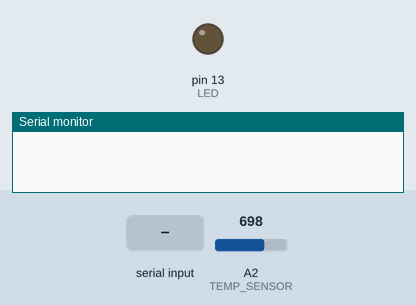
Recording of a sketch running on a simulated Arduino Uno, built with avr-gcc and run on an emulated ATmega328P. Parts: output pins drawn as LEDs (lit = HIGH), the last lines printed to the serial monitor. Dashed ring = blinking. The test bench sets the inputs (shaded band); at power-on: A2 (TEMP_SENSOR) = 698. EEPROM starts erased.

Above: at 0.1 s.
At 1.53 s:
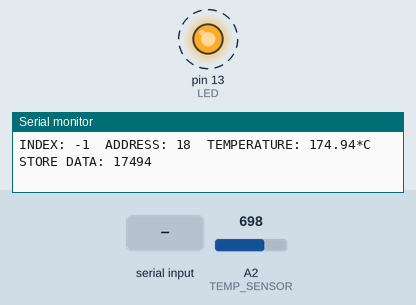
1.7 s: byte 115 (START) received over Serial
4.7 s: byte 112 (PAUSE) received over Serial
7.7 s: byte 114 (RESET) received over Serial
10.7 s: byte 119 (READ_DATA) received over Serial
Timing chart, 0 to 14.7 s (numbered marks = the images above; inputs shaded):
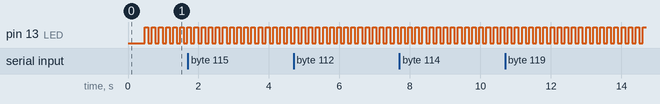

Measured:
- by itself, pin 13 (LED): alternates HIGH for 0.10 s and LOW for 0.10 s

The sketch:

wearable_arduino_lilypad.ino
```cpp
#include <EEPROM.h>

//Pins
#define TEMP_SENSOR A2
#define LED 13


//Normalization Conxsstants
#define ZERO -0.5
#define SLOPE 0.01
#define BUFFER_SIZE 200
#define CORRECTION 0

//Alarm
#define THRESHOLD 30.0
#define HIGH_THRESHOLD 34.0

#define NORMAL_RATE 2000
#define ALARM_RATE 500
#define HIGH_RATE 100

//Store Data
#define STORE_RATE_SECOND 1
#define STORE_MAX_ELEMENT 500
#define STORE_INDEX 0
#define START_STORAGE 10
#define STORAGE_INDEX_ADDR 0


//Command
#define RESET 'r'
#define START 's'
#define PAUSE 'p'
#define READ_DATA 'w'

//Flow
bool execute = true;

//Avg variables
const int avgValueNumber = BUFFER_SIZE;
float readings[avgValueNumber];
int readIndex = 0;
float total = 0;

void setup() {
  //Start serial
  Serial.begin(57600);


  //Define analog reference
  analogReference(INTERNAL);

  //Define digital pin
  pinMode(LED, OUTPUT);
  //digitalWrite(LED, HIGH);

  //Reset memory for avg value
  for (int thisReading = 0; thisReading < avgValueNumber; thisReading++) {
    float analogValue = readAnalogTemp();
    readings[thisReading] = analogValue;
    total = total + analogValue;
  }

}


void loop() {
  commandExecutor() ;
  float avg = readAnalogAvgTemp();

  int blink_rate = NORMAL_RATE;
  if (avg >= HIGH_THRESHOLD) {
    blink_rate = HIGH_RATE;
  } else if (avg >= THRESHOLD) {
    blink_rate = ALARM_RATE;
  }

  blink(blink_rate);

  if (execute) {
    storeData(avg);
  }
}


void commandExecutor() {
  if (Serial.available() > 0) {
    char command = Serial.read();
    switch (command) {
      case START:
        execute = true;
        Serial.println("Start acquisition");
        break;
      case PAUSE:
        Serial.println("Stop acquisition");
        execute = false;
        break;
      case RESET:
        resetData();
        Serial.println("Reset acquisition");
        break;
      case READ_DATA:
        readData();
        Serial.println("Read Data");
    }
  }
}

void readData() {
  int storage_index = 0;
  EEPROM.get(STORAGE_INDEX_ADDR, storage_index);
  Serial.print("Stored: ");
  Serial.print(storage_index);
  Serial.println(" data");
  Serial.println("");
  Serial.println("--------------------------");
  for (int i = 0; i < storage_index; i++) {
    int address = (i + START_STORAGE) * sizeof(int);
    int value = 0;
    EEPROM.get(address, value);
    float float_value = (((float)value) / 100.0);

    Serial.print("DATA INDEX:");
    Serial.print(i);
    Serial.print("\tADDRESS:");
    Serial.print(address);
    Serial.print("\tVALUE: ");
    Serial.print(value);
    Serial.print("\tTEMPERATURE: ");
    Serial.print(float_value);
    Serial.println("*C");
  }
  Serial.println("--------------------------");
  Serial.println("");
}

void resetData() {
  EEPROM.put(STORAGE_INDEX_ADDR,(int) 0);
}

//Store temperature
void storeData(float data) {
  static unsigned long previousMillis = 0;
  static int interval = STORE_RATE_SECOND * 1000;

  int storage_index = 0;
  EEPROM.get(STORAGE_INDEX_ADDR, storage_index);

  //If Memory is Full
  if (storage_index > STORE_MAX_ELEMENT) {
    Serial.println("MEMORY IS FULL");
    return;
  }

  unsigned long currentMillis = millis();

  if (currentMillis - previousMillis >= interval) {
    //Add data in storage
    previousMillis = currentMillis;

    //Calculate address in eeprom
    int address = (storage_index + START_STORAGE) * sizeof(int);
    //Normalize data
    int storage_data = (int)(data * 100);
    //Storage data
    Serial.print("INDEX: ");
    Serial.print(storage_index);
    Serial.print("\tADDRESS: ");
    Serial.print(address);
    Serial.print("\tTEMPERATURE: ");
    Serial.print(data);
    Serial.print("*C");
    Serial.print("\tSTORE DATA: ");
    Serial.println(storage_data);

    EEPROM.put(address, storage_data);

    storage_index = storage_index + 1;
    EEPROM.put(STORAGE_INDEX_ADDR, storage_index);
  }

}


//Read temperature
float readAnalogTemp() {
  //Analog read
  int readValue = analogRead(TEMP_SENSOR);
  //Conversion in degrees Celsius *C
  float ref = readVcc()/1000;
  float temp = ((float)readValue) *3*1.1/ 1024.0;
  temp = temp + ZERO;
  temp = temp / SLOPE;

  return temp + CORRECTION;
}


float readAnalogAvgTemp() {
  // subtract the last reading:
  total = total - readings[readIndex];
  float temp = readAnalogTemp();
  readings[readIndex] = temp;
  total = total + readings[readIndex];

  // advance to the next position in the array:
  readIndex = readIndex + 1;

  // if we're at the end of the array...
  if (readIndex >= avgValueNumber) {
    readIndex = 0;
  }

  // calculate the average:
  float average = total / avgValueNumber;
  return average;
}

void blink(int interval) {

  static unsigned long previousMillis = 0;
  static int ledState = LOW;

  if (interval == 0) {
    digitalWrite(LED, HIGH);
  }

  unsigned long currentMillis = millis();

  if (currentMillis - previousMillis >= interval) {
    // save the last time you blinked the LED
    previousMillis = currentMillis;

    // if the LED is off turn it on and vice-versa:
    if (ledState == LOW) {
      ledState = HIGH;
    } else {
      ledState = LOW;
    }

    // set the LED with the ledState of the variable:
    digitalWrite(LED, ledState);
  }
}

long readVcc() {
  // Read 1.1V reference against AVcc
  // set the reference to Vcc and the measurement to the internal 1.1V reference
  #if defined(__AVR_ATmega32U4__) || defined(__AVR_ATmega1280__) || defined(__AVR_ATmega2560__)
    ADMUX = _BV(REFS0) | _BV(MUX4) | _BV(MUX3) | _BV(MUX2) | _BV(MUX1);
  #elif defined (__AVR_ATtiny24__) || defined(__AVR_ATtiny44__) || defined(__AVR_ATtiny84__)
    ADMUX = _BV(MUX5) | _BV(MUX0);
  #elif defined (__AVR_ATtiny25__) || defined(__AVR_ATtiny45__) || defined(__AVR_ATtiny85__)
    ADMUX = _BV(MUX3) | _BV(MUX2);
  #else
    ADMUX = _BV(REFS0) | _BV(MUX3) | _BV(MUX2) | _BV(MUX1);
  #endif

  delay(2); // Wait for Vref to settle
  ADCSRA |= _BV(ADSC); // Start conversion
  while (bit_is_set(ADCSRA,ADSC)); // measuring

  uint8_t low  = ADCL; // must read ADCL first - it then locks ADCH
  uint8_t high = ADCH; // unlocks both

  long result = (high<<8) | low;

  result = 1125300L / result; // Calculate Vcc (in mV); 1125300 = 1.1*1023*1000
  return result; // Vcc in millivolts
}
```
